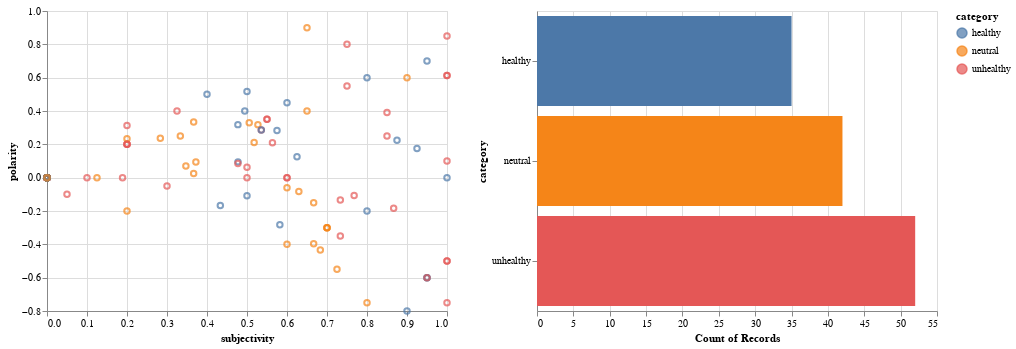

The Vega-Lite source for this figure:
### Vega-Lite specification from a JSON file in a GitHub repository (floating-point values rounded to 4 significant figures; data arrays with more than 128 entries replaced by an {"elided": "..."} marker saying what was removed)
{"config": {"view": {"width": 400, "height": 300}, "mark": {"tooltip": null}}, "hconcat": [{"mark": "point", "encoding": {"color": {"condition": {"type": "nominal", "field": "category", "selection": "selector010"}, "value": "grey"}, "x": {"type": "quantitative", "field": "subjectivity"}, "y": {"type": "quantitative", "field": "polarity"}}, "selection": {"selector010": {"type": "interval"}}}, {"mark": "bar", "encoding": {"color": {"type": "nominal", "field": "category"}, "x": {"type": "quantitative", "aggregate": "count", "field": "category"}, "y": {"type": "nominal", "field": "category"}}, "transform": [{"filter": {"selection": "selector010"}}]}], "data": {"name": "data-ce474c6d3489b8c571ca08377716058f"}, "$schema": "https://vega.github.io/schema/vega-lite/v3.4.0.json", "datasets": {"data-ce474c6d3489b8c571ca08377716058f": {"elided": "129 records"}}}
